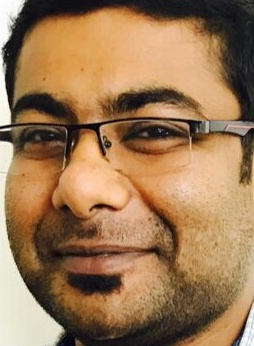
#> input picture cropped/Aakarsh Gupta.jpg, 254 x 346 px, found by its file name; its folder holds only this picture in this run
$ python padding.py
#> lines starting #> are read from the running program, lines starting #| are printed output that depends on the picture
import cv2,glob,os

desired_size = 250
directory='./cropped'
for file in os.listdir(directory):
    print(file)
    path2='/home/shitijkarsolia/Desktop/projects/Siamese/Working_Code/cropped/'+file
    print(path2)
    im_pth = path2

    im = cv2.imread(im_pth)
#> im is the input picture: shape (346, 254, 3); mean B, G, R 84.3, 119.9, 155.5
    old_size = im.shape[:2] # old_size is in (height, width) format
#> old_size = (346, 254)
    # cv2.imshow("image", im)
    # cv2.waitKey(0)
    ratio = float(desired_size)/max(old_size)
#> ratio = 0.723
    new_size = tuple([int(x*ratio) for x in old_size])
#> new_size = (250, 183)

    # new_size should be in (width, height) format

    im = cv2.resize(im, (new_size[1], new_size[0]))
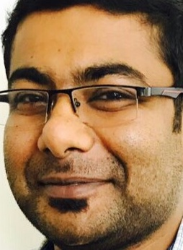
#> im: shape (250, 183, 3); mean B, G, R 84.2, 119.8, 155.4

    delta_w = desired_size - new_size[1]
#> delta_w = 67
    delta_h = desired_size - new_size[0]
#> delta_h = 0
    top, bottom = delta_h//2, delta_h-(delta_h//2)
#> top = 0; bottom = 0
    left, right = delta_w//2, delta_w-(delta_w//2)
#> left = 33; right = 34

    color = [0, 0, 0]
    new_im = cv2.copyMakeBorder(im, top, bottom, left, right, cv2.BORDER_CONSTANT,
        value=color)
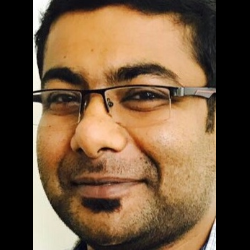
#> new_im: shape (250, 250, 3); mean B, G, R 61.6, 87.7, 113.8

    # cv2.imshow("image", new_im)
    val="/home/shitijkarsolia/Desktop/projects/Siamese/Working_Code/padding/"+file
    cv2.imwrite(val,new_im)
    # cv2.waitKey(0)
    # cv2.destroyAllWindows()

$ run again, on cropped/Adarsh R.jpg
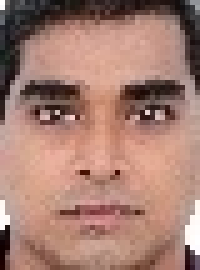
#> input picture cropped/Adarsh R.jpg, 40 x 54 px, found by its file name (shown 5 times larger)
#> im is the input picture: shape (54, 40, 3); mean B, G, R 114.1, 126.3, 166
#> `im = cv2.resize(im, (new_size[1], new_size[0]))`:
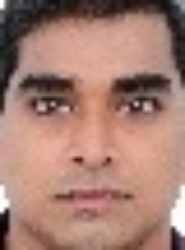
#> im: shape (250, 185, 3); mean B, G, R 114, 126.2, 165.8
#> `new_im = cv2.copyMakeBorder(im, top, bottom, left, right, cv2.BORDER_C..`:
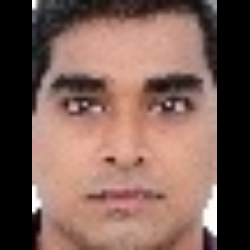
#> new_im: shape (250, 250, 3); mean B, G, R 84.3, 93.4, 122.7

$ run again, on cropped/Advait Sarang.jpg
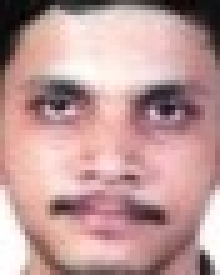
#> input picture cropped/Advait Sarang.jpg, 44 x 55 px, found by its file name (shown 5 times larger)
#> im is the input picture: shape (55, 44, 3); mean B, G, R 152.6, 154, 191
#> `im = cv2.resize(im, (new_size[1], new_size[0]))`:
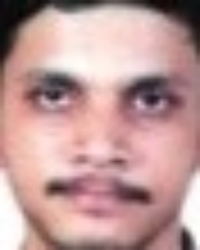
#> im: shape (250, 200, 3); mean B, G, R 152.5, 153.9, 190.9
#> `new_im = cv2.copyMakeBorder(im, top, bottom, left, right, cv2.BORDER_C..`:
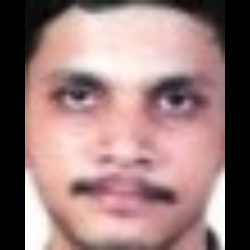
#> new_im: shape (250, 250, 3); mean B, G, R 122, 123.1, 152.7

$ run again, on cropped/Aishwarya Pai.jpg
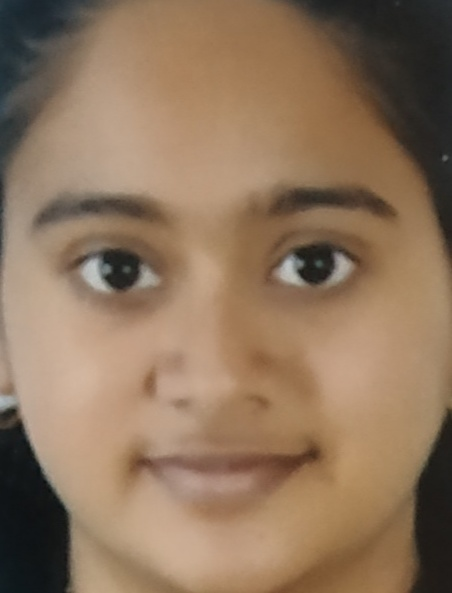
#> input picture cropped/Aishwarya Pai.jpg, 452 x 593 px, found by its file name
#> im is the input picture: shape (593, 452, 3); mean B, G, R 92.2, 116.6, 142.6
#> im: shape (250, 190, 3)
#> `new_im = cv2.copyMakeBorder(im, top, bottom, left, right, cv2.BORDER_C..`:
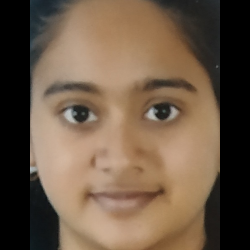
#> new_im: shape (250, 250, 3); mean B, G, R 70, 88.6, 108.3

$ run again, on cropped/Abhijeet Gurle.jpg
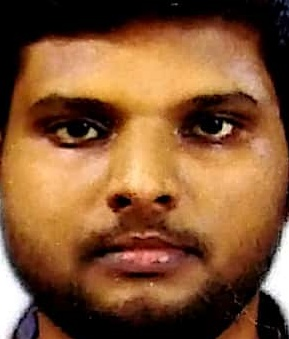
#> input picture cropped/Abhijeet Gurle.jpg, 289 x 339 px, found by its file name
#> im is the input picture: shape (339, 289, 3); mean B, G, R 52.5, 86.5, 131.7
#> im: shape (250, 213, 3)
#> `new_im = cv2.copyMakeBorder(im, top, bottom, left, right, cv2.BORDER_C..`:
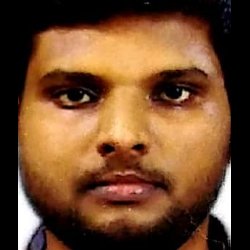
#> new_im: shape (250, 250, 3); mean B, G, R 44.6, 73.6, 112.1
